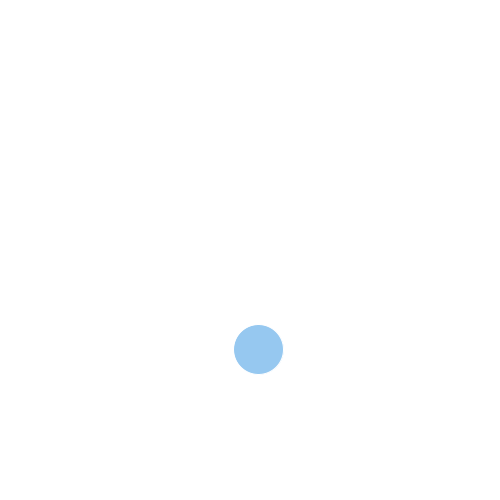
Frame 1 (no input)
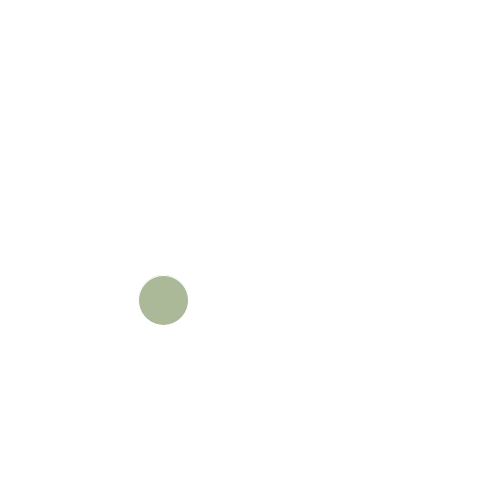
Frame 60 (the mouse pressed at the canvas centre just before this capture)
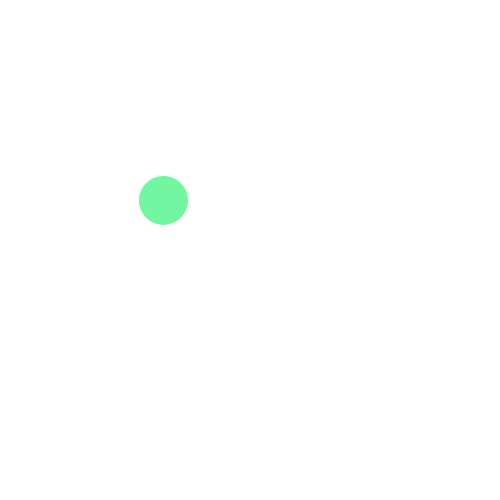
Frame 120 (the mouse held since frame 60 and released just before this capture)

The Processing sketch that drew these frames (run headless with seeded random() and noise(); from frame 60 on, the mouse is pressed at the canvas centre):

// Processing sketch: processing_28896
// ── processing_28896.pde

void setup()
{
  size(500,500);
  background(255);
  stroke(255);
  smooth();
  frameRate(24);
}


float x1,y1, rad1;
int deg=0;
int r=150;
int g=200;
int b=240;


void draw()
{
 deg=deg+5;
 rad1=(PI/180)*deg;
 x1=sin(rad1)*100 + (width/2);
 y1=cos(rad1)*100 + (height/2);
 background(255);
 fill(r,g,b);
 ellipse(x1,y1,50,50);
 
 if(deg >= 360)
 {
     r = int (random(100, 255));
     g = int (random(100, 255));
     b = int (random(100, 255));
     deg=0;
 }
 
 else if(deg==180 || deg==90 || deg==270)
 {
     r = int (random(100, 255));
     g = int (random(100, 255));
     b = int (random(100, 255));
 }
}
